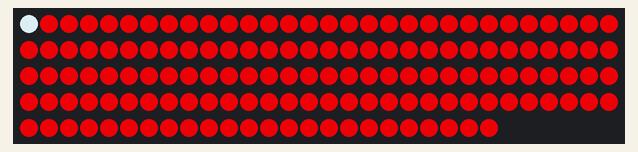
Simulated run of this sketch. Board: Arduino Uno, built with avr-gcc and run on an emulated ATmega328P. Parts: 144 RGB LEDs in strip order, left to right, continuing on the next row.

Above: at 0.91 s.
At 6.31 s:
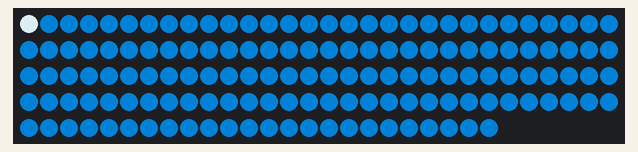
At 10.54 s:
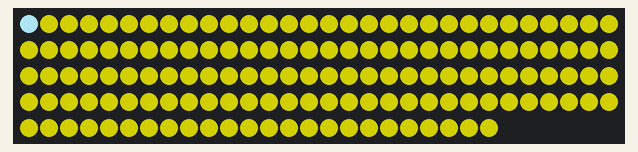
At 20.32 s:
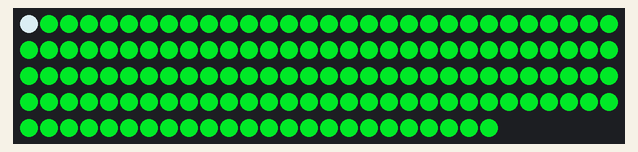
At 30.1 s:
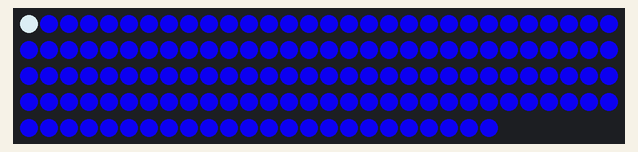
At 39.88 s:
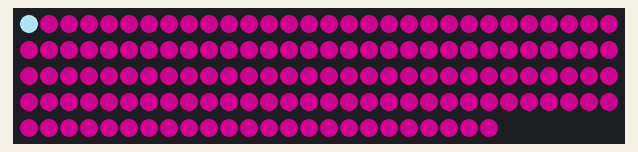

The sketch:

metalsfastled.ino
```cpp
//Julia pak 2018
#include <FastLED.h>

#define LED_PIN      4 //pin I'm attaching to
// Information about the LED strip itself
#define NUM_LEDS    144
#define CHIPSET     WS2812B
#define COLOR_ORDER GRB
CRGB leds[NUM_LEDS]; //array declaration
#define BRIGHTNESS  220
#define TEMPERATURE_1 MetalHalide
#define TEMPERATURE_2 MercuryVapor

// How many seconds to show each temperature before switching
#define DISPLAYTIME 3
#define BLACKTIME   0.0 //no black time


void setup() {
  //nil
  delay(800);
FastLED.addLeds<CHIPSET, LED_PIN, COLOR_ORDER>(leds, NUM_LEDS).setCorrection( TypicalSMD5050 );
  FastLED.setBrightness( BRIGHTNESS );
}

void loop() {
   // draw a generic, no-name rainbow
  static uint8_t starthue = 0;
  fill_rainbow( leds + 0, NUM_LEDS - 0, --starthue, 0);
  // Choose which 'color temperature' profile to enable.
  uint8_t secs = (millis() / 1000) % (DISPLAYTIME * 2);
  if( secs < DISPLAYTIME) {
    FastLED.setTemperature( TEMPERATURE_1 ); // first temperature
    leds[0] = TEMPERATURE_1; // show indicator pixel
  } else {
    FastLED.setTemperature( TEMPERATURE_2 ); // second temperature
    leds[0] = TEMPERATURE_2; // show indicator pixel
  }
  if( (secs % DISPLAYTIME) < BLACKTIME) {
    memset8( leds, 0, NUM_LEDS * sizeof(CRGB));
  }

  FastLED.show();
  FastLED.delay(40);

}
```
